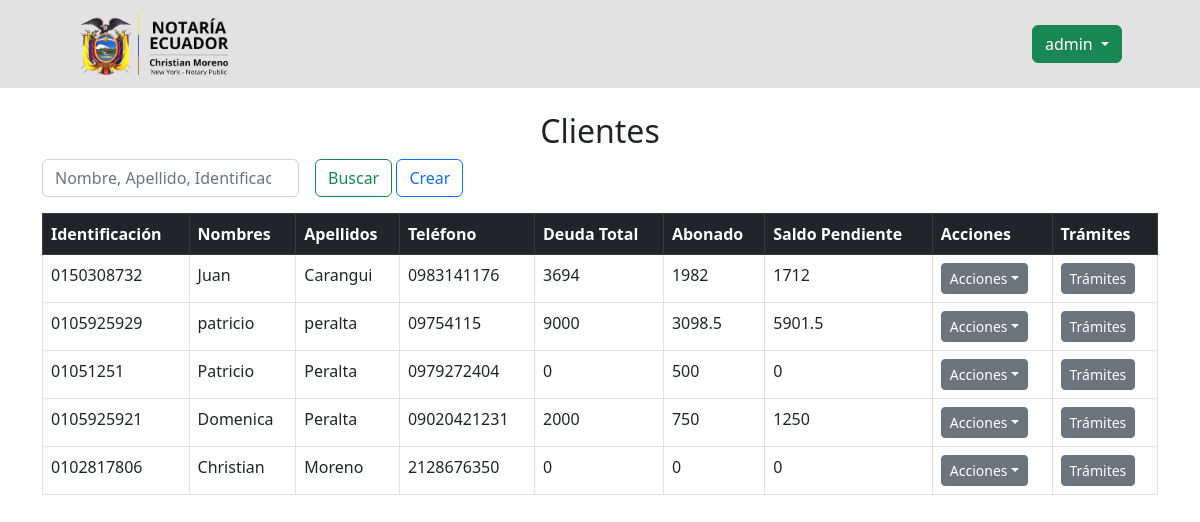
Page /public_html/clientes.php (signed in) on the earlier database version.
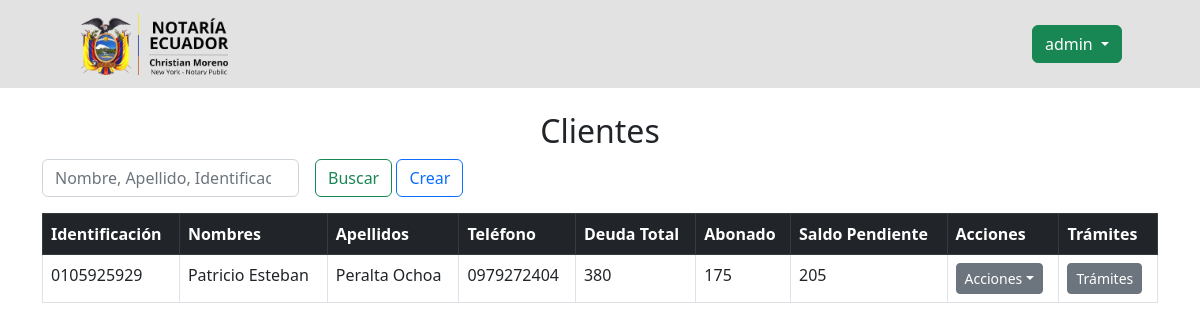
Same page on the later database version.
### tables this page shows
CREATE TABLE `cliente` (
  `id_cliente` int(11) NOT NULL,
  `c_identificacion` varchar(50) NOT NULL,
  `c_nombre` varchar(50) NOT NULL,
  `c_apellido` varchar(50) NOT NULL,
  `c_telefono` varchar(50) NOT NULL,
  `c_edad` int(3) NOT NULL,
  `c_direccion` varchar(50) NOT NULL,
  `c_pais` varchar(50) NOT NULL,
  `c_estado` varchar(50) NOT NULL,
  `c_ciudad` varchar(50) NOT NULL,
  `c_codpostal` varchar(50) NOT NULL,
  `c_email` varchar(50) NOT NULL,
  `c_napartamento` varchar(50) NOT NULL,
  `c_abonado` double DEFAULT NULL,
  `c_deuda` double DEFAULT NULL,
  `c_saldo` double DEFAULT NULL
);

### public_html/clientes.php (the view, shortened to what this page needs)
<?php
$varsesion = $_SESSION['usuario'];
include("modales.php");
$busqueda = "";
if (isset($_GET['buscar'])) {
    $busqueda = mysqli_real_escape_string($conexion, $_GET['buscar']);
    $consulta = "SELECT * FROM cliente WHERE c_nombre LIKE '%$busqueda%' OR c_apellido LIKE '%$busqueda%' OR c_identificacion LIKE '%$busqueda%' OR c_telefono LIKE '%$busqueda%'";
} else {
    $consulta = "SELECT * FROM cliente";
}
$resultado = mysqli_query($conexion, $consulta);
?>
<!DOCTYPE html>
<html lang="es">
<head>
    <link href="css/styles.css" rel="stylesheet" />
    <link href="https://cdn.jsdelivr.net/npm/bootstrap@5.2.3/dist/css/bootstrap.min.css" rel="stylesheet"/>
</head>
<body>
<nav class="navbar navbar-expand-lg" style="background-color: #e2e2e2;">
    <div class="container px-lg-5">
        <a class="navbar-brand" href="menu.php">
            <img src="img/logo.png" alt="logo" width="150px">
        </a>
        <div class="btn-group">
            <button type="button" class="btn btn-success dropdown-toggle" data-bs-toggle="dropdown">
                <?php echo $varsesion; ?>
            </button>
        </div>
    </div>
</nav>
<div class="container mt-4">
    <h2 class="text-center">Clientes</h2>
    <form class="row g-3 mb-3" method="get" action="">
        <div class="col-auto">
            <input class="form-control" type="search" name="buscar" value="<?php echo htmlspecialchars($busqueda); ?>" placeholder="Nombre, Apellido, Identificación o Teléfono">
        </div>
        <div class="col-auto">
            <button class="btn btn-outline-success" type="submit">Buscar</button>
            <a href="crud_clientes.php" class="btn btn-outline-primary">Crear</a>
        </div>
    </form>
    <div class="table-responsive">
        <table class="table table-bordered table-hover">
            <thead class="table-dark">
                <tr>
                    <th>Identificación</th>
                    <th>Nombres</th>
                    <th>Apellidos</th>
                    <th>Teléfono</th>
                    <th>Deuda Total</th>
                    <th>Abonado</th>
                    <th>Saldo Pendiente</th>
                    <th>Acciones</th>
                    <th>Trámites</th>
                </tr>
            </thead>
            <tbody>
                <?php while ($row = mysqli_fetch_assoc($resultado)): ?>
                    <tr>
                        <td><?= htmlspecialchars($row['c_identificacion']) ?></td>
                        <td><?= htmlspecialchars($row['c_nombre']) ?></td>
                        <td><?= htmlspecialchars($row['c_apellido']) ?></td>
                        <td><?= htmlspecialchars($row['c_telefono']) ?></td>
                        <td><?= htmlspecialchars($row['c_deuda']) ?></td>
                        <td><?= htmlspecialchars($row['c_abonado']) ?></td>
                        <td><?= htmlspecialchars($row['c_saldo']) ?></td>
                        <td>
                            <div class="btn-group">
                                <button class="btn btn-secondary btn-sm dropdown-toggle" data-bs-toggle="dropdown">Acciones</button>
                            </div>
                        </td>
                        <td>
                            <a href="ver_tramites.php?id_cliente=<?= $row['id_cliente'] ?>" target="_blank" class="btn btn-secondary btn-sm">Trámites</a>
                        </td>
                    </tr>
                <?php endwhile; ?>
            </tbody>
        </table>
    </div>
</div>
</body>
</html>

### public_html/modales.php (shortened to what this page needs)
<!DOCTYPE html>
<html lang="en">
<head>
</head>
<body>
</body>
</html>

Differences in the rows shown:
removed cliente: c_identificacion "0150308732", c_nombre "Juan", c_apellido "Carangui", c_telefono "0983141176", c_deuda "3694", c_abonado "1982", c_saldo "1712"
removed cliente: c_identificacion "0105925929", c_nombre "patricio", c_apellido "peralta", c_telefono "09754115", c_deuda "9000", c_abonado "3098.5", c_saldo "5901.5"
removed cliente: c_identificacion "01051251", c_nombre "Patricio", c_apellido "Peralta", c_telefono "0979272404", c_deuda "0", c_abonado "500", c_saldo "0"
removed cliente: c_identificacion "0105925921", c_nombre "Domenica", c_apellido "Peralta", c_telefono "09020421231", c_deuda "2000", c_abonado "750", c_saldo "1250"
removed cliente: c_identificacion "0102817806", c_nombre "Christian", c_apellido "Moreno", c_telefono "2128676350", c_deuda "0", c_abonado "0", c_saldo "0"
added cliente: c_identificacion "0105925929", c_nombre "Patricio Esteban", c_apellido "Peralta Ochoa", c_telefono "0979272404", c_deuda "380", c_abonado "175", c_saldo "205"
